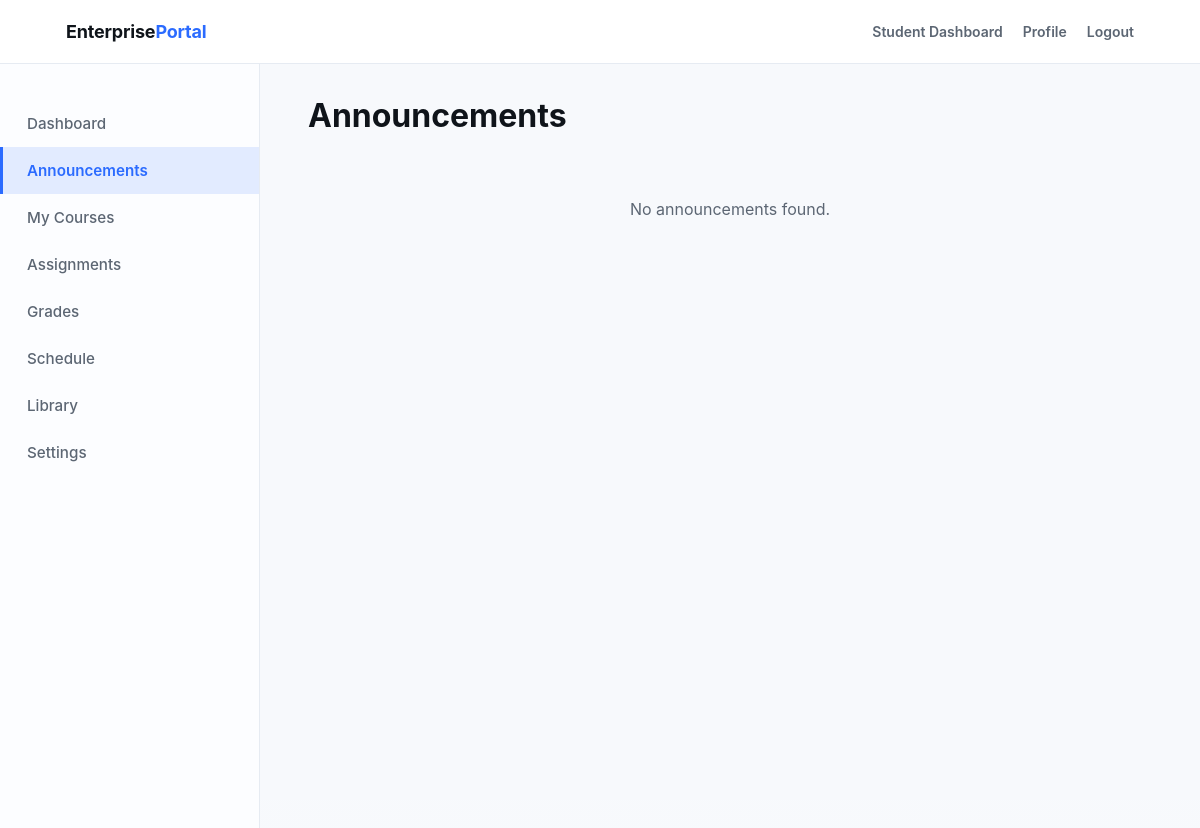
Page /announcements/ (signed in) on the earlier database version.
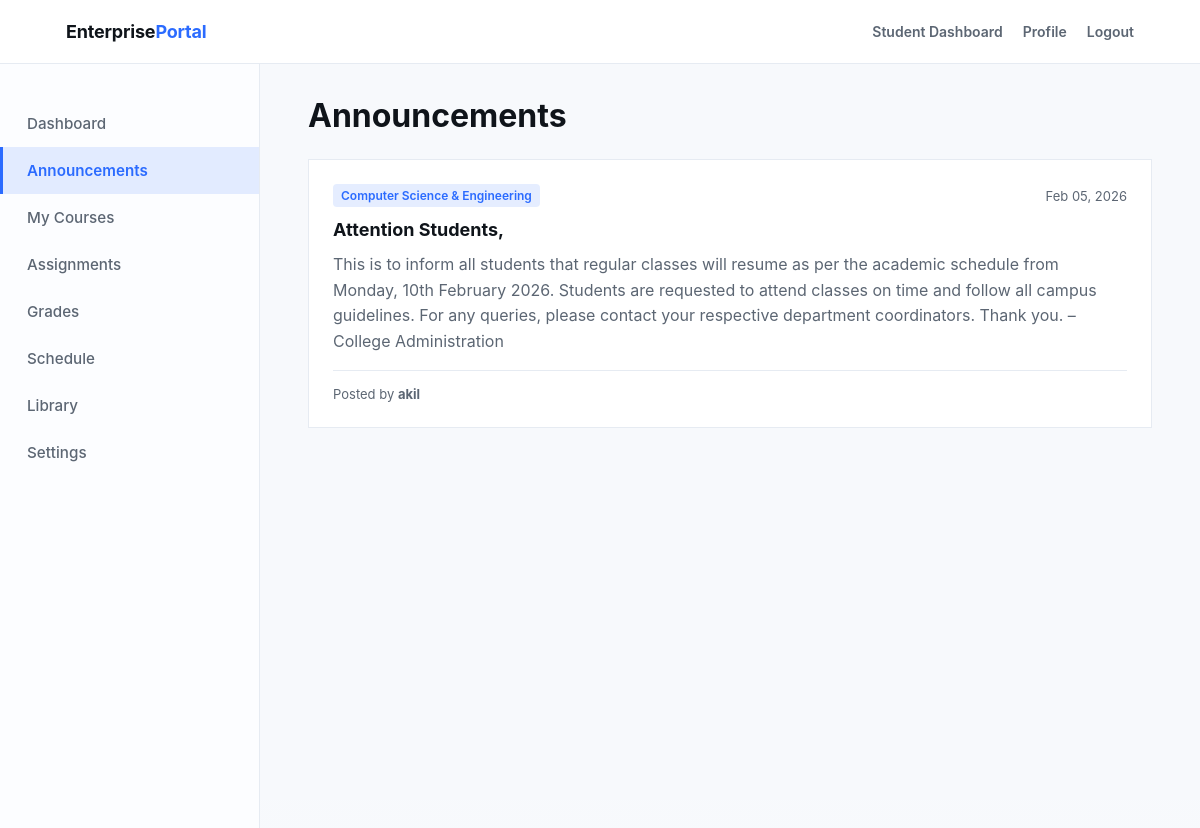
Same page on the later database version.
### announcements/models.py (models this page shows, shortened)
class Announcement(models.Model):
    DEPARTMENT_CHOICES = [
        ('ALL', 'All Departments'),
        ('CSE', 'Computer Science & Engineering'),
        ('ECE', 'Electronics & Communication'),
        ('ME', 'Mechanical Engineering'),
        ('CE', 'Civil Engineering'),
        ('IT', 'Information Technology'),
        ('MBA', 'Management Studies'),
    ]
    title = models.CharField(max_length=200)
    description = models.TextField()
    department = models.CharField(max_length=50, choices=DEPARTMENT_CHOICES, default='ALL')
    created_by = models.ForeignKey(settings.AUTH_USER_MODEL, on_delete=models.CASCADE)
    created_at = models.DateTimeField(auto_now_add=True)
    updated_at = models.DateTimeField(auto_now=True)
    class Meta:
        ordering = ['-created_at']

### accounts/models.py (models this page shows, shortened)
class User(AbstractUser):
    ROLE_STUDENT = "student"
    ROLE_FACULTY = "faculty"
    ROLE_HOD = "hod"
    ROLE_PRINCIPAL = "principal"
    ROLE_ADMIN = "admin"
    ROLE_CHOICES = [
        (ROLE_STUDENT, "Student"),
        (ROLE_FACULTY, "Faculty"),
        (ROLE_HOD, "HOD"),
        (ROLE_PRINCIPAL, "Principal"),
        (ROLE_ADMIN, "Admin"),
    ]
    role = models.CharField(max_length=20, choices=ROLE_CHOICES, default=ROLE_STUDENT)
    is_faculty = models.BooleanField(default=False)
    is_hod = models.BooleanField(default=False)
    is_principal = models.BooleanField(default=False)
    is_admin = models.BooleanField(default=False)
    is_approved = models.BooleanField(default=False)

### announcements/views.py (the view)
# urls.py: path('', AnnouncementListView.as_view(), name='announcement_list'),
class AnnouncementListView(LoginRequiredMixin, ListView):
    model = Announcement
    template_name = 'announcements/announcement_list.html'
    context_object_name = 'announcements'
    paginate_by = 10
    def get_queryset(self):
        return super().get_queryset()
    def get_context_data(self, **kwargs):
        context = super().get_context_data(**kwargs)
        context['can_create'] = self.request.user.role != 'student'
        return context

### templates/announcements/announcement_list.html (shortened to what this page needs)
{% extends "base.html" %}
{% block content %}
<div class="container">
    <div class="page-header" style="display: flex; justify-content: space-between; align-items: center; margin-bottom: 24px;">
        <h1>Announcements</h1>
    </div>
    <div class="announcements-grid" style="display: grid; gap: 20px;">
        {% for announcement in announcements %}
        <div class="announcement-card" style="background: var(--white); border: 1px solid var(--line); padding: 24px; display: grid; gap: 12px;">
            <div class="announcement-header" style="display: flex; justify-content: space-between; align-items: center;">
                <span class="badge" style="background: var(--accent-soft); color: var(--accent); padding: 4px 8px; font-size: 12px; font-weight: 600; border-radius: 4px;">{{ announcement.get_department_display }}</span>
                <span class="date" style="color: var(--muted); font-size: 13px;">{{ announcement.created_at|date:"M d, Y" }}</span>
            </div>
            <h3 style="font-size: 18px; margin: 0;">{{ announcement.title }}</h3>
            <p style="color: var(--muted); line-height: 1.6;">{{ announcement.description }}</p>
            <div class="announcement-footer" style="border-top: 1px solid var(--line); padding-top: 12px; margin-top: 4px;">
                <span class="author" style="font-size: 13px; color: var(--muted);">Posted by <strong>{{ announcement.created_by.first_name|default:announcement.created_by.username }}</strong></span>
            </div>
        </div>
        {% empty %}
        <div class="empty-state" style="text-align: center; padding: 40px; color: var(--muted);">
            <p>No announcements found.</p>
        </div>
        {% endfor %}
    </div>
</div>
{% endblock %}

### templates/base.html (shortened to what this page needs)
{% load static %}
<!DOCTYPE html>
<html lang="en">
<head>
    <link rel="stylesheet" href="{% static 'css/style.css' %}">
</head>
<body class="{% if user.is_authenticated %}is-auth{% endif %} {% block body_class %}{% endblock %}">
    {% if user.is_authenticated %}
    <nav class="navbar">
        <div class="navbar-inner">
            {% if user.is_superuser or user.is_admin %}
            <a class="brand-mark" href="{% url 'dashboards:admin' %}">Enterprise<span>Portal</span></a>
            {% elif user.is_approved and user.role == "faculty" %}
            <a class="brand-mark" href="{% url 'dashboards:faculty' %}">Enterprise<span>Portal</span></a>
            {% elif user.is_approved and user.role == "hod" %}
            <a class="brand-mark" href="{% url 'dashboards:hod' %}">Enterprise<span>Portal</span></a>
            {% elif user.is_approved and user.role == "principal" %}
            <a class="brand-mark" href="{% url 'dashboards:principal' %}">Enterprise<span>Portal</span></a>
            {% else %}
            <a class="brand-mark" href="{% url 'dashboards:student' %}">Enterprise<span>Portal</span></a>
            {% endif %}
            <div class="nav-links">
                {% if user.is_superuser or user.is_admin %}
                <a href="{% url 'dashboards:admin' %}">Admin Dashboard</a>
                {% elif user.is_approved and user.role == "faculty" %}
                <a href="{% url 'dashboards:faculty' %}">Faculty Dashboard</a>
                {% elif user.is_approved and user.role == "hod" %}
                <a href="{% url 'dashboards:hod' %}">HOD Dashboard</a>
                {% elif user.is_approved and user.role == "principal" %}
                <a href="{% url 'dashboards:principal' %}">Principal Dashboard</a>
                {% else %}
                <a href="{% url 'dashboards:student' %}">Student Dashboard</a>
                {% endif %}
                <a href="{% url 'accounts:profile' %}">Profile</a>
                <a href="{% url 'accounts:logout' %}">Logout</a>
            </div>
        </div>
    </nav>
    <div class="dashboard-container">
        <aside class="dashboard-sidebar">
            <ul class="sidebar-menu">
                {% if user.is_superuser or user.is_admin %}
                    <li><a href="{% url 'dashboards:admin' %}" class="{% if request.resolver_match.url_name == 'admin' %}active{% endif %}">Dashboard</a></li>
                    <li><a href="{% url 'announcement_list' %}" class="{% if 'announcement' in request.resolver_match.url_name %}active{% endif %}">Announcements</a></li>
                    <li><a href="#">Users</a></li>
                    <li><a href="#">Departments</a></li>
                    <li><a href="#">Courses</a></li>
                    <li><a href="#">Reports</a></li>
                    <li><a href="#">Settings</a></li>
                {% else %}
                    <li><a href="{% url 'dashboards:student' %}" class="{% if request.resolver_match.url_name == 'student' %}active{% endif %}">Dashboard</a></li>
                    <li><a href="{% url 'announcement_list' %}" class="{% if 'announcement' in request.resolver_match.url_name %}active{% endif %}">Announcements</a></li>
                    <li><a href="#">My Courses</a></li>
                    <li><a href="#">Assignments</a></li>
                    <li><a href="#">Grades</a></li>
                    <li><a href="#">Schedule</a></li>
                    <li><a href="#">Library</a></li>
                    <li><a href="#">Settings</a></li>
                {% endif %}
            </ul>
        </aside>
        <main class="dashboard-main">
    {% else %}
    <div class="base-content">
    {% endif %}
        {% block content %}{% endblock %}
    {% if user.is_authenticated %}
        </main>
    </div>
    {% else %}
    </div>
    {% endif %}
</body>
</html>

### static/css/style.css (style rules this page uses)
:root { --white: #ffffff; --near-white: #f7f9fc; --surface: #fcfdff; --text: #0f141a; --muted: #5c6673; --line: #e6ebf2; --accent: #2b6bff; --accent-strong: #1f5bff; --accent-soft: rgba(43, 107, 255, 0.12); --shadow: 0 10px 30px rgba(15, 20, 26, 0.06); --transition: 420ms cubic-bezier(0.22, 0.61, 0.36, 1); --radius: 0; --container: 1120px; --navbar-height: 64px; }
* { box-sizing: border-box; margin: 0; padding: 0; }
body { min-height: 100vh; font-family: -apple-system, BlinkMacSystemFont, "Segoe UI", Roboto, "Helvetica Neue", Arial, sans-serif; color: var(--text); background: radial-gradient(1200px 600px at 20% 0%, rgba(43, 107, 255, 0.08), transparent 60%), linear-gradient(180deg, var(--white), var(--near-white)); }
.container { width: 100%; max-width: var(--container); margin: 0 auto; padding: 0 16px; }
.navbar { position: fixed; top: 0; left: 0; z-index: 1000; width: 100%; height: var(--navbar-height); background: var(--white); border-bottom: 1px solid var(--line); margin: 0; padding: 0; }
.navbar-inner { max-width: 1100px; margin: 0 auto; padding: 0 16px; height: 100%; display: flex; align-items: center; justify-content: space-between; gap: 16px; }
.brand-mark { font-size: 18px; font-weight: 700; color: var(--text); letter-spacing: -0.01em; text-decoration: none; }
.brand-mark span { color: var(--accent); }
.nav-links { display: flex; gap: 20px; align-items: center; font-size: 14px; font-weight: 600; }
.nav-links a { position: relative; text-decoration: none; color: var(--muted); padding: 4px 0; transition: color var(--transition); }
.nav-links a::after { content: ""; position: absolute; left: 0; bottom: -4px; width: 100%; height: 1px; background: var(--accent); transform: scaleX(0); transform-origin: left; transition: transform var(--transition); }
.dashboard-container { display: flex; min-height: calc(100vh - 64px); margin-top: 64px; }
.dashboard-sidebar { width: 260px; background: var(--surface); border-right: 1px solid var(--line); position: fixed; top: 64px; bottom: 0; left: 0; overflow-y: auto; padding: 24px 0; z-index: 900; }
.dashboard-main { flex: 1; margin-left: 260px; padding: 32px; background: var(--near-white); min-height: calc(100vh - 64px); }
.sidebar-menu { list-style: none; display: flex; flex-direction: column; padding: 12px 0; }
.sidebar-menu a { display: block; padding: 14px 24px; color: var(--muted); text-decoration: none; font-weight: 500; font-size: 0.95rem; border-left: 3px solid transparent; transition: all 0.2s ease; }
.sidebar-menu a.active { color: var(--accent); background: var(--accent-soft); border-left-color: var(--accent); font-weight: 600; }

Differences in the rows shown:
added Announcement: department "Computer Science & Engineering", created_at "Feb 05, 2026", title "Attention Students,", description "This is to inform all students that regular classes will resume as per the academic schedule from Monday, 10th February 2026. Students are requested to attend classes on time and follow all campus guidelines. For any queries, please contact your respective department coordinators. Thank you. – College Administration", created_by.first_name "akil"
Other differences:
text no longer shown: "No announcements found."
